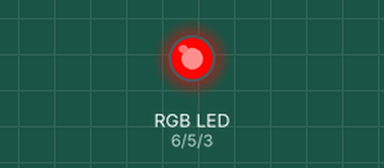
A sketch run on a simulated Arduino Uno, built with avr-gcc and run on an emulated ATmega328P. Parts: an RGB LED mixed from three pins (HIGH = lit). Dim RGB values are drawn brighter than linear.

Above: at 0.05 s.
At 0.95 s:
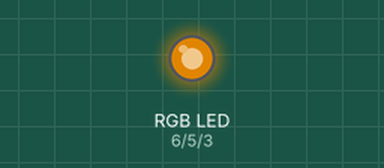
At 1.8 s:
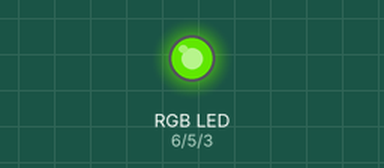
At 3.6 s:
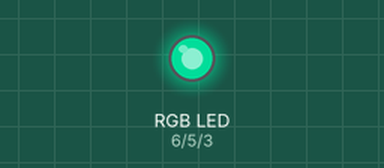
At 5.35 s:
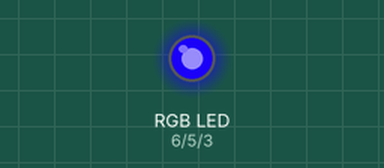
At 7.15 s:
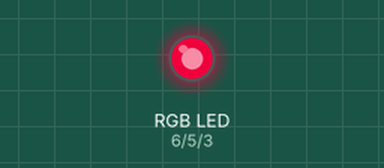
Timing chart, 0 to 10.0 s (numbered marks = the images above):
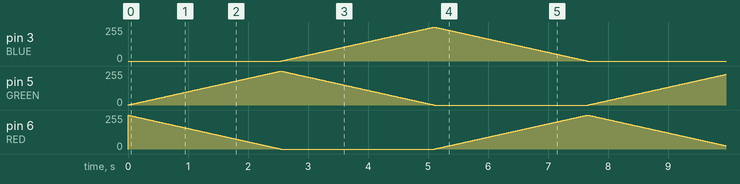

The sketch:

RGB_PWM.ino
```cpp
#define BLUE 3
#define GREEN 5
#define RED 6
#define delayTime 10 // fading time between colors

void setup() {
  pinMode(RED, OUTPUT);
  pinMode(GREEN, OUTPUT);
  pinMode(BLUE, OUTPUT);
  digitalWrite(RED, LOW);
  digitalWrite(GREEN, LOW);
  digitalWrite(BLUE, LOW);
}

/**
 * Fonction pour faire un fondu entre deux couleurs.
 * @param decreasingPin: Broche de la couleur à diminuer.
 * @param increasingPin: Broche de la couleur à augmenter.
 */
void fadeBetweenColors(int decreasingPin, int increasingPin) {
  int decreasingColor = 255;
  int increasingColor = 0;

  for (int i = 0; i < 255; i += 1) {
    decreasingColor -= 1;
    increasingColor += 1;
    analogWrite(decreasingPin, decreasingColor);
    analogWrite(increasingPin, increasingColor);
    delay(delayTime);
  }
}

// main loop
void loop()
{
  // Fondu du rouge vers le vert
  fadeBetweenColors(RED, GREEN);

  // Fondu du vert vers le bleu
  fadeBetweenColors(GREEN, BLUE);

  // Fondu du bleu vers le rouge
  fadeBetweenColors(BLUE, RED);
}
```
